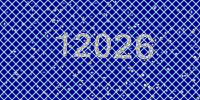
#> input picture Comenzando/Leyendo imagen a texto/ahmedkhatab-captchasolver-master/image.png, 200 x 100 px
$ python decrypt.py
#> lines starting #> are read from the running program, lines starting #| are printed output that depends on the picture; after the words box and inside, x2 and y2 are one past the last pixel; in counts of white or black regions, pixels touching at a corner belong together

from PIL import Image
from scipy.ndimage.filters import gaussian_filter
import numpy
import pytesseract
from PIL import ImageFilter
# thresold1 on the first stage
th1 = 140
th2 = 140 # threshold after blurring
sig = 1.5 # the blurring sigma

from scipy import ndimage
original = Image.open("image.png")
#> original is the input picture: PIL image 200x100 RGB; mean R, G, B 69.1, 80.9, 167.9
original.save("original.png") # reading the image from the request
black_and_white =original.convert("L") #converting to black and white
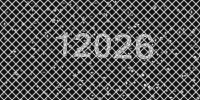
#> black_and_white: PIL image 200x100 L; min 4, max 238, mean 87.3
black_and_white.save("black_and_white.png")
first_threshold = black_and_white.point(lambda p: p > th1 and 255)
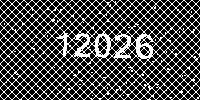
#> first_threshold: PIL image 200x100 L; 29.4% white in thin lines or dots
first_threshold.save("first_threshold.png")
blur=numpy.array(first_threshold) #create an image array
blurred = gaussian_filter(blur, sigma=sig)
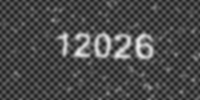
#> blurred: shape (100, 200); min 36, max 237, mean 74.2
blurred = Image.fromarray(blurred)
blurred.save("blurred.png")
final = blurred.point(lambda p: p > th2 and 255)
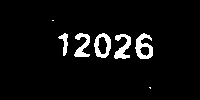
#> final: PIL image 200x100 L; 5.1% white; 7 white regions (2 under 20 px), largest, box (x1, y1, x2, y2) and area: (135, 33, 153, 59) 259, (94, 33, 111, 58) 225, (114, 34, 131, 59) 225, (74, 33, 90, 57) 203, (58, 33, 68, 56) 103
final = final.filter(ImageFilter.EDGE_ENHANCE_MORE)
final = final.filter(ImageFilter.SHARPEN)
final.save("final.png")
#> (the run stopped early here; a loop or call above may not have finished)
